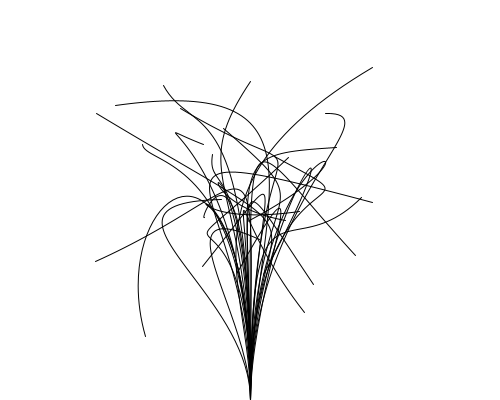
Frame 1 (no input)
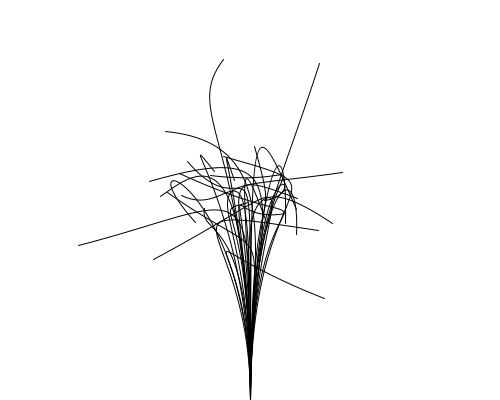
Frame 60 (the mouse pressed at the canvas centre just before this capture)
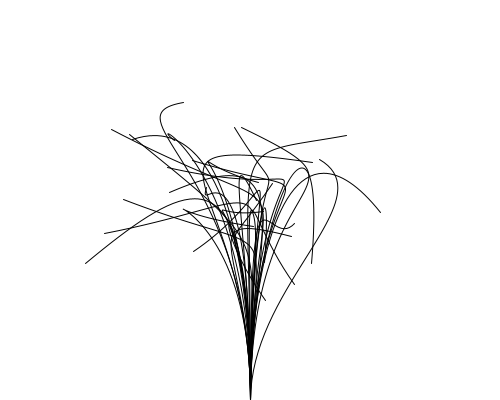
Frame 120 (the mouse held since frame 60 and released just before this capture)

The Processing sketch that drew these frames (run headless with seeded random() and noise(); from frame 60 on, the mouse is pressed at the canvas centre):

// Processing sketch: bezierAnimation
// ── bezierAnimation.pde
void setup() {
  size(500, 400);
  noFill();
}
void draw() {
  background(255);
  for (int i = 0; i < 30; i++) {
    float a = frameCount/100.0;
    bezier(
      width/2, height, 
      width/2, noise(1,i,a)*height, 
      noise(2,i,a)*width, noise(3,i,a)*height, 
      noise(4,i,a)*width, noise(5,i,a)*height
      );
  }
}
